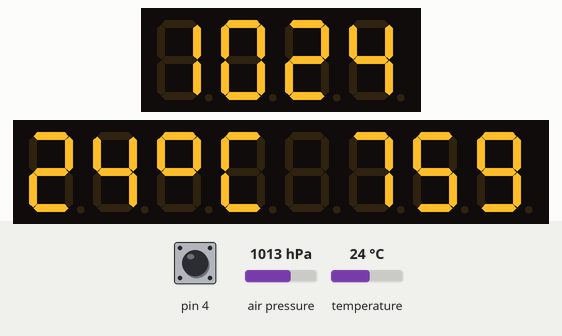
Simulated run of this sketch. Board: Arduino Uno, built with avr-gcc and run on an emulated ATmega328P. Shown: 4-digit seven-segment display, 8-digit seven-segment display. The inputs (shaded band) are chosen by the test bench; at power-on: air pressure 1013 hPa, pin 4 HIGH, temperature 24 °C. The local clock reads 2024-03-15 10:24:30 at power-on unless the sketch sets it.

Above: at 1.2 s.
1.3 s: air pressure set to 952 hPa
At 2.0 s:
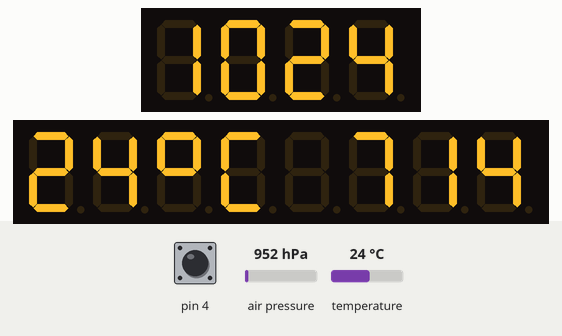
2.8 s: pin 4 pulled LOW for 0.15 s
4.4 s: temperature set to 12 °C
At 5.0 s:
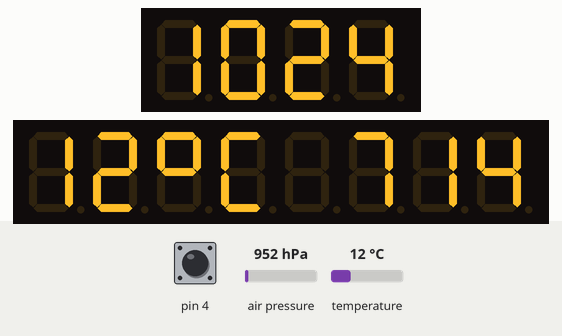
5.9 s: pin 4 pulled LOW for 1 s
8.4 s: air pressure set to 975 hPa
At 9.6 s:
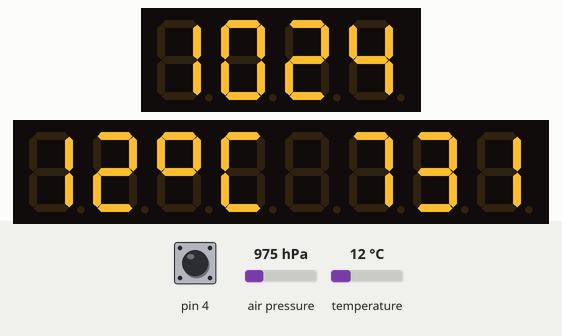
9.9 s: temperature set to 19 °C
At 11.1 s:
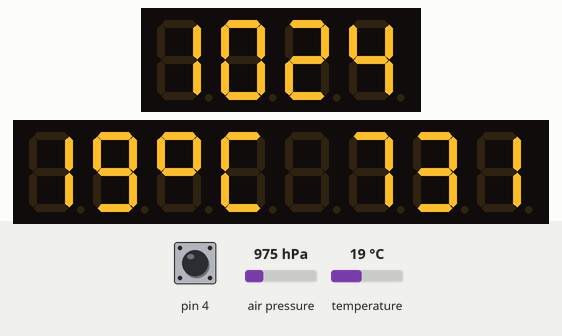
Timing chart, 0 to 12.9 s (numbered marks = the images above; inputs shaded):
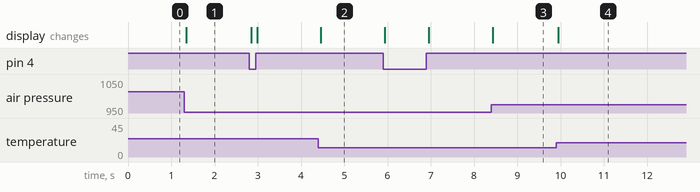

The sketch:

bmp280_max7219_ds3232_tm1637.ino
```cpp
#include "LedControl.h"
#include <Wire.h>
#include <SPI.h>

#include "TM1637.h"
#define CLK 3
#define DIO 2
TM1637 tm1637(CLK,DIO);

#include <iarduino_RTC.h>
iarduino_RTC time(RTC_DS3231);

#include <Adafruit_BMP280.h>
Adafruit_BMP280 bme; // I2C
LedControl disp =LedControl(12,11,10,1);

void setup() {
	tm1637.init();
	tm1637.set(BRIGHTEST);
	time.begin();
	pinMode(4, INPUT_PULLUP);

	bme.begin();

	disp.shutdown(0,false);
	disp.setIntensity(0,1);
	disp.clearDisplay(0);
}
void loop() {
	int t = bme.readTemperature();
	int h = bme.readPressure()*0.0075;

	disp.setDigit(0,7,(t*10)/100,false);
	disp.setDigit(0,6,((t*10)/10)%10,false);
	disp.setRow(0,5,0x63);
	disp.setRow(0,4,B01001110);
	disp.setDigit(0,2,h/100,false);
	disp.setDigit(0,1,(h/10)%10,false);
	disp.setDigit(0,0,h%10,false);


	int8_t ListDisp[4];
	time.gettime();

	ListDisp[0] = time.Hours /10;
	ListDisp[1] = time.Hours %10;
	ListDisp[2] = time.minutes /10;
	ListDisp[3] = time.minutes %10;

	tm1637.display(0,ListDisp[0]);
	tm1637.display(1,ListDisp[1]);
	tm1637.display(2,ListDisp[2]);
	tm1637.display(3,ListDisp[3]);
	(digitalRead(4)== 1) ? tm1637.point(0) : tm1637.point(1);

}
```

Measured:
- after the input at 1.3 s, the display: changes at once (image 1)
- after the input at 4.4 s, the display: changes after 0.06 s (image 2)
- after the input at 8.4 s, the display: changes at once (image 3)
- after the input at 9.9 s, the display: changes after 0.05 s (image 4)
